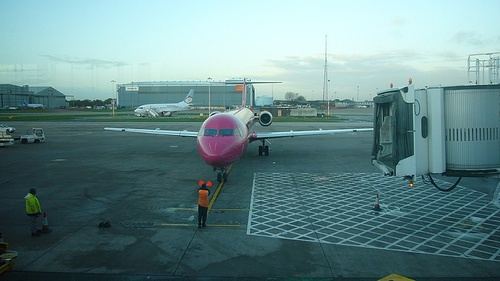
#> input picture imgs/2007_000032.jpg, 500 x 281 px
$ python masked_otsu.py
#> lines starting #> are read from the running program, lines starting #| are printed output that depends on the picture; after the words box and inside, x2 and y2 are one past the last pixel; in counts of white or black regions, pixels touching at a corner belong together
import dataclasses
from typing import List, Optional

import cv2
import numpy as np


@dataclasses.dataclass
class OtsuThreshold(object):
    """Otsu thresholding.
    min_value: the value of class1 pixels after masking.
    max_value: the value of class2 pixels after masking.
    """

    min_value: int = 0
    max_value: int = 255

    def _convert_gray_image(self, image: np.ndarray) -> np.ndarray:
        if image.ndim == 2:
            # already gray image
            return image
        else:
            # convert color image to gray image
            gray = cv2.cvtColor(image, cv2.COLOR_RGB2GRAY)
            return gray

    def _check_mask(self, mask: np.ndarray) -> np.ndarray:
        if mask.ndim != 2:
            raise ValueError("Invalid mask.")

        unique_value = np.unique(mask)
        if len(unique_value) != 2:
            raise ValueError(
                "Mask should be binarized and have two values: [0, 1] or [0, 255]"
            )

        if np.all(unique_value == np.array([0, 1])):
            mask *= 255
            return mask
        elif np.all(unique_value == np.array([0, 255])):
            return mask
        else:
            raise ValueError("Values of the mask should be [0, 1] or [0, 255].")

    def _mask_gray_image(
        self,
        gray: np.ndarray,
        mask: np.ndarray,
    ) -> np.ndarray:
        """Masking gray image
        ignoring the pixels whose value in mask are 255.

        output will be 1D array
        """
        masked_gray = gray[np.where(mask == 255)]
        return masked_gray

    def _calc_hist(self, gray: np.ndarray) -> List[int]:
        hist = [np.sum(gray == i) for i in range(256)]
        return hist

    def _find_max_separation_th(
        self,
        hist: List[int],
    ) -> int:
        """Brute-force searching for the maximum separation
        The degree of separation is defined as;
        the degree of separation = inter-class variance / intra-class variance

        all data variance = inter-class vjariance + intra-class variance
        then, the degree of separation
        = inter-class variance / (all data variance - inter-class variance)

        to maximize the degree of separation, maximize the inter-class variance
        inter-class variance is calculated as below.
        inter-class variance = n1 * n2 * (mu1- mu2) ** 2

        Herein, we use inter-class variance as `separation`
        """
        max_separation = 0.0
        max_separation_th = 0

        for th in range(256):
            # the number of pixels of class1 and class2
            n1 = sum(hist[:th])
            n2 = sum(hist[th:])

            # calculating the average values of pixels each class.
            if n1 == 0:
                mean1 = 0.0
            else:
                mean1 = sum([i * hist[i] for i in range(th)]) / n1

            if n2 == 0:
                mean2 = 0.0
            else:
                mean2 = sum([i * hist[i] for i in range(th, 256)]) / n2

            separation = n1 * n2 * (mean1 - mean2) ** 2

            # record maximum separation and the threshold
            if separation > max_separation:
                max_separation = separation
                max_separation_th = th

        return max_separation_th

    def _binaraize(self, gray: np.ndarray, th: int) -> np.ndarray:
        gray[gray < th] = self.min_value
        gray[gray >= th] = self.max_value
        return gray

    def process(
        self,
        image: np.ndarray,
        mask: Optional[np.ndarray] = None,
    ) -> np.ndarray:
        """Processing Otsu thresholding
        Args:
            image: RGB image array (H, W, 3) or gray-scale image array (H, W)
            mask: the mask array with the same size as the image. (H, W)
                The pixel values should be in {0, 1} or {0, 255}.
                The pixel with 0 value will be ignored
                when the histogram and the degree of separation is calculated.
        Return:
            mask: generated by otsu thresholding.
        """
        gray = self._convert_gray_image(image)

        if mask is not None:
            mask = self._check_mask(mask)
            masked_gray = self._mask_gray_image(gray, mask)
        else:
            masked_gray = gray.copy()

        # calculate histgram
        hist = self._calc_hist(masked_gray)

        # find the threshold which maximizes the separation
        max_separation_th = self._find_max_separation_th(hist)

        # binarize
        gray = self._binaraize(gray, max_separation_th)

        return gray


if __name__ == "__main__":
    processor = OtsuThreshold()

    img = cv2.imread("../imgs/2007_000032.jpg")
#> img is the input picture: shape (281, 500, 3); mean B, G, R 136.9, 135.5, 102
    gray = cv2.cvtColor(img, cv2.COLOR_RGB2GRAY)
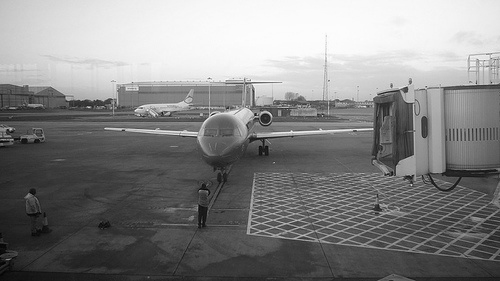
#> gray: shape (281, 500); min 2, max 253, mean 132.1

    res = processor.process(gray, mask=None)
#> in _calc_hist, `hist = [np.sum(gray == i) for i in range(256)]`: hist = 256 values, max 2899 at index 251, min 0 at index 0, mean 548.8
#> the loop in _find_max_separation_th, `for th in range(256):` made 256 passes
#> (n1, n2, mean1, mean2, max_separation) on passes 4 to 15: (2, 140498, 2, 132.1, 4.76e+09), (5, 140495, 2.6, 132.1, 1.18e+10), (10, 140490, 3.3, 132.1, 2.33e+10), (19, 140481, 4.11, 132.1, 4.37e+10), (28, 140472, 4.71, 132.1, 6.39e+10), (47, 140453, 5.64, 132.2, 1.06e+11), (66, 140434, 6.32, 132.2, 1.47e+11), (83, 140417, 6.87, 132.2, 1.83e+11), (104, 140396, 7.5, 132.2, 2.27e+11), (130, 140370, 8.2, 132.2, 2.81e+11), (156, 140344, 8.83, 132.2, 3.33e+11), (190, 140310, 9.58, 132.3, 4.01e+11)
#> (n1, n2, mean2, separation) on passes 1 to 3: (0, 140500, 132.1, 0), (0, 140500, 132.1, 0), (0, 140500, 132.1, 0)
#> after the loop in _find_max_separation_th, `for th in range(256):`: max_separation = 9.39e+13; max_separation_th = 153
#> in _binaraize, `gray[gray < th] = self.min_value`:
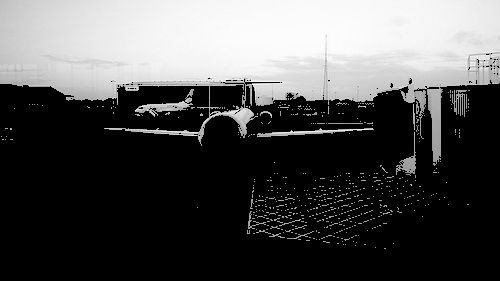
#> gray: shape (281, 500); min 0, max 253, mean 80.5
#> in _binaraize, `gray[gray >= th] = self.max_value`:
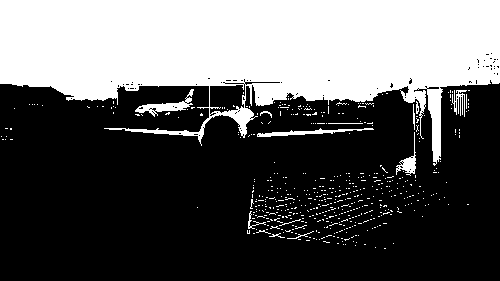
#> gray: shape (281, 500); 35.9% white; 520 white regions (507 under 20 px), largest, box (x1, y1, x2, y2) and area: (0, 0, 500, 166) 47671, (135, 89, 194, 117) 447, (257, 128, 374, 137) 365
    cv2.imshow("window1", res)
    cv2.waitKey(-1)

    # masked otsu
    mask = np.zeros_like(gray, dtype=np.uint8)
    mask[0:200, -200:] = 1

    res = processor.process(gray, mask=mask)
#> in _check_mask, `unique_value = np.unique(mask)`: unique_value = [0, 1]
#> in _check_mask, `unique_value = np.unique(mask)`:
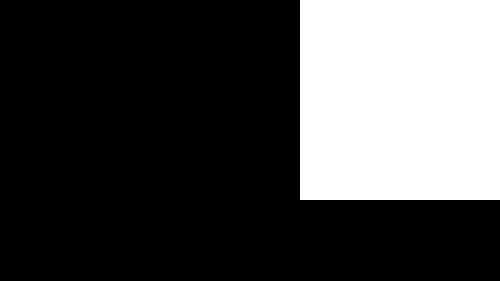
#> mask: shape (281, 500); values 0 (black) and 1 (white), 28.5% white; 1 white region, box (x1, y1, x2, y2) and area: (300, 0, 500, 200) 40000
#> the loop in _find_max_separation_th (call 2), `for th in range(256):` made 256 passes
#> (n1, n2, mean2, separation) on passes 1, 3, 4, 5, 6, 7, 8, 9, 10, 11, 12, 13: (0, 40000, 131.4, 0), (19382, 20618, 255, 2.6e+13), (19382, 20618, 255, 2.6e+13), (19382, 20618, 255, 2.6e+13), (19382, 20618, 255, 2.6e+13), (19382, 20618, 255, 2.6e+13), (19382, 20618, 255, 2.6e+13), (19382, 20618, 255, 2.6e+13), (19382, 20618, 255, 2.6e+13), (19382, 20618, 255, 2.6e+13), (19382, 20618, 255, 2.6e+13), (19382, 20618, 255, 2.6e+13)

    cv2.imshow("window2", res)
    cv2.waitKey(-1)
